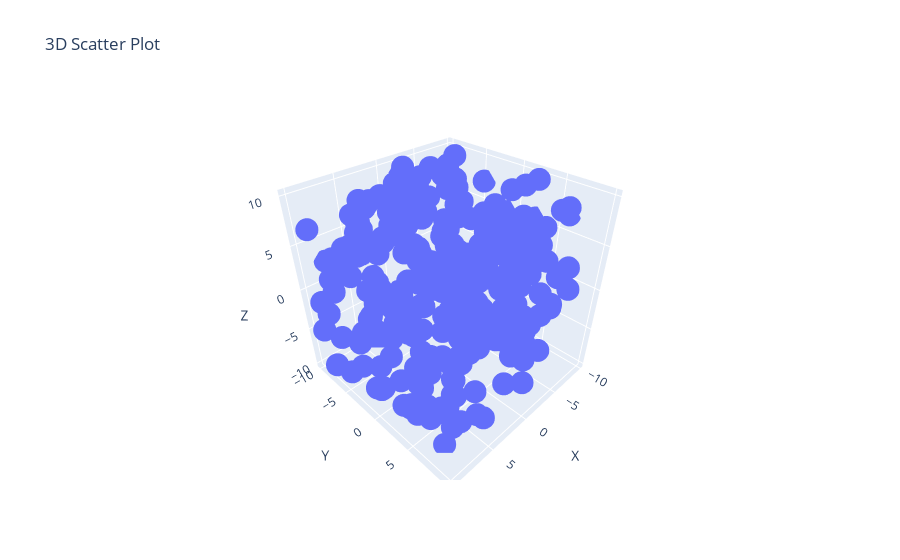

Notebook code cell kept with this figure:
### Markdown cell above
PLOTLY ASSIGNMENT:

### Code cell
# 1. Using the given dataset, to generate a 3D scatter plot to visualize the distribution of data points in a three- dimensional space.
# np.random.seed (30)
# data = {
#     'X': np.random.uniform(-10, 10, 300),
#     'Y': np.random.uniform(-10, 10, 300),
#     'Z': np.random.uniform(-10, 10, 300)
# }
# df pd.DataFrame (data)


# Answer:-


import pandas as pd
import numpy as np
import matplotlib.pyplot as plt
import plotly.graph_objects as go
import plotly.express as px
data = {
    'X': np.random.uniform(-10, 10, 300),
    'Y': np.random.uniform(-10, 10, 300),
    'Z': np.random.uniform(-10, 10, 300)
}
df = pd.DataFrame(data)
fig = px.scatter_3d(df, x='X', y='Y', z='Z', title='3D Scatter Plot')
fig.show()

### Figure 1 — Plotly figure (JSON) as saved in the notebook; plotly's stock layout.template omitted (floating-point values rounded to 4 significant figures; data arrays with more than 128 entries replaced by an {"elided": "..."} marker saying what was removed)
{"data": [{"hovertemplate": "X=%{x}<br>Y=%{y}<br>Z=%{z}<extra></extra>", "legendgroup": "", "marker": {"color": "#636efa", "symbol": "circle"}, "mode": "markers", "name": "", "scene": "scene", "showlegend": false, "type": "scatter3d", "x": {"elided": "300 float values"}, "y": {"elided": "300 float values"}, "z": {"elided": "300 float values"}}], "layout": {"legend": {"tracegroupgap": 0}, "scene": {"domain": {"x": [0, 1], "y": [0, 1]}, "xaxis": {"title": {"text": "X"}}, "yaxis": {"title": {"text": "Y"}}, "zaxis": {"title": {"text": "Z"}}}, "title": {"text": "3D Scatter Plot"}}}
